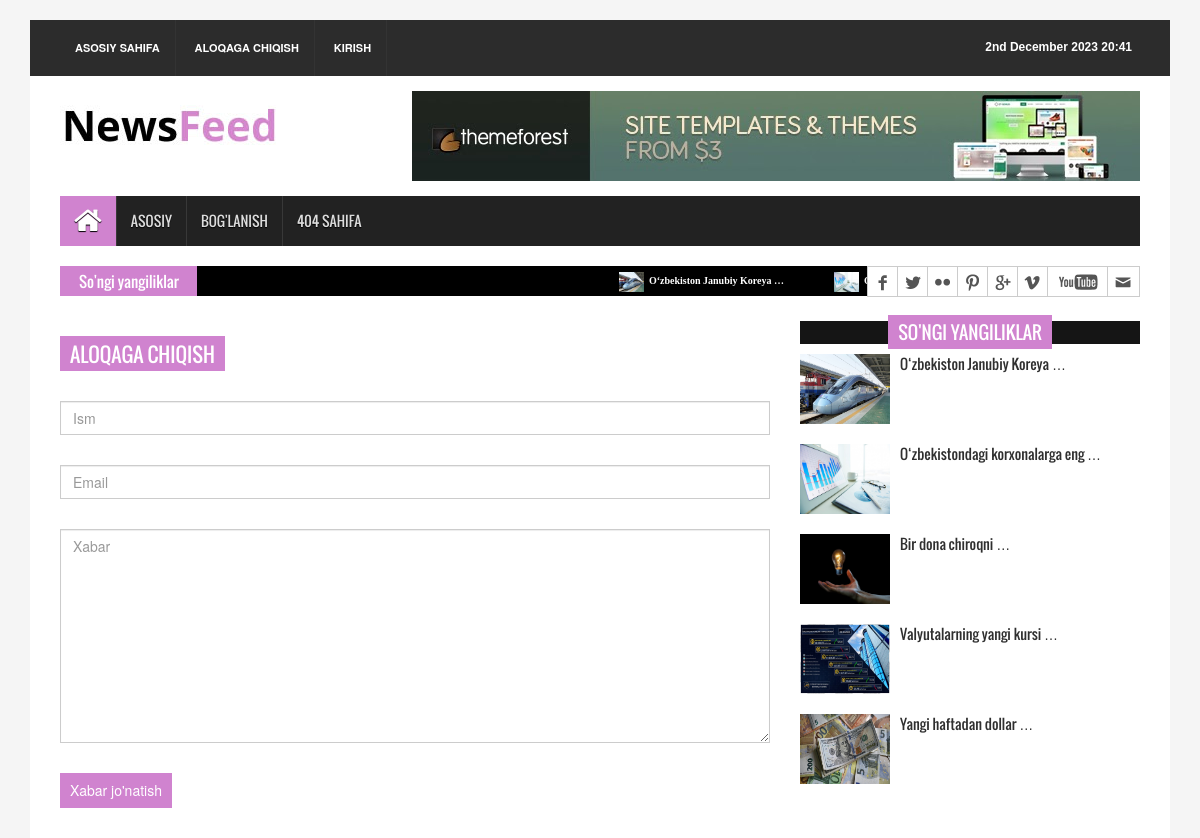
Page /contact/ on the committed database.
### news/models.py (models this page shows, shortened)
class News(models.Model):
	title = models.CharField(max_length = 250)
	slug = models.SlugField(max_length = 250)
	body = models.TextField()
	image = models.ImageField(upload_to = 'media/')
	category = models.ForeignKey(Category, on_delete = models.CASCADE)
	publish_time = models.DateTimeField(auto_now = True)
	created_time = models.DateTimeField(auto_now_add= True)
	is_avilable = models.BooleanField(default=True)
	class Meta:
		verbose_name = 'Yangilik'
		verbose_name_plural = 'Yangiliklar'

### news/views.py (the view)
# urls.py: path('contact/',contact, name='contact'),
def contact(request):
	data = News.objects.all()[::-1][:5]
	form = ContactForm(request.POST or None)
	if form.is_valid() and request.method=="POST":
		form.save()
		return redirect("home")
	context = {
		"form":form,
		"posts": data
	}
	return render(request,'contact.html',context)

### news/forms.py
class ContactForm(forms.ModelForm):
	class Meta:
		model = Contact
		fields = "__all__"

### news/context_proc.py (called while the page is built)
def last_news(request):
	news = News.objects.all().order_by('-id')[:6]
	context = {
		'news_ticker': news
	}
	return context

### templates/contact.html (shortened to what this page needs)
{% extends 'base.html' %}
{% load static %}
{% block content %}
  <section id="contentSection">
    <div class="row">
      <div class="col-lg-8 col-md-8 col-sm-8">
        <div class="left_content">
          <div class="contact_area">
            <h2>Aloqaga chiqish</h2>
            <form action="#" class="contact_form" method="POST"> {% csrf_token %}
              <input class="form-control" type="text" placeholder="Ism" name="name">
              <input class="form-control" type="email" placeholder="Email" name="email">
              <textarea class="form-control" cols="30" rows="10" placeholder="Xabar" name="message"></textarea>
              <input type="submit" value="Xabar jo'natish">
            </form>
          </div>
        </div>
      </div>
      <div class="col-lg-4 col-md-4 col-sm-4">
        <aside class="right_content">
          <div class="single_sidebar">
            <h2><span>So'ngi yangiliklar</span></h2>
            <ul class="spost_nav">
              {% for post in posts %}
                <li>
                  <div class="media wow fadeInDown"> <a href="{% url 'detail' post.slug %}" class="media-left"> <img alt="" src="{{ post.image.url }}"> </a>
                    <div class="media-body"> <a href="{% url 'detail' post.slug %}" class="catg_title">{{ post.title|truncatewords:3 }}</a> </div>
                  </div>
                </li>
              {% endfor %}
            </ul>
          </div>
        </aside>
      </div>
    </div>
  </section>
{% endblock content %}

### templates/base.html (shortened to what this page needs)
{% load static %}
<!DOCTYPE html>
<html>
<head>
<link rel="stylesheet"  href="{% static 'css/bootstrap.min.css' %}">
<link rel="stylesheet"  href="{% static 'css/font-awesome.min.css' %}">
<link rel="stylesheet"  href="{% static 'css/animate.css' %}">
<link rel="stylesheet"  href="{% static 'css/font.css' %}">
<link rel="stylesheet"  href="{% static 'css/li-scroller.css' %}">
<link rel="stylesheet"  href="{% static 'css/slick.css' %}">
<link rel="stylesheet"  href="{% static 'css/jquery.fancybox.css' %}">
<link rel="stylesheet"  href="{% static 'css/theme.css' %}">
<link rel="stylesheet"  href="{% static 'css/style.css' %}">
</head>
<body>
<div class="container">
  <header id="header">
    <div class="row">
      <div class="col-lg-12 col-md-12 col-sm-12">
        <div class="header_top">
          <div class="header_top_left">
            <ul class="top_nav">
              <li><a href="{% url 'home' %}">Asosiy sahifa</a></li>
              <li><a href="{% url 'contact' %}">Aloqaga chiqish</a></li>
              {% if user.is_authenticated %}
                <li><a href="{% url 'profile' %}">{{ user.username.title }}</a></li>
                <li><a href="{% url 'logout' %}">Chiqish</a></li>
              {% else %}
                <li><a href="{% url 'login' %}">Kirish</a></li>
              {% endif %}
            </ul>
          </div>
          <div class="header_top_right">
            <p>{% now "jS F Y H:i" %}</p>
          </div>
        </div>
      </div>
      <div class="col-lg-12 col-md-12 col-sm-12">
        <div class="header_bottom">
          <div class="logo_area"><a href="{% url 'home' %}" class="logo"><img src = "{% static 'images/logo.jpg' %}" alt=""></a></div>
          <div class="add_banner"><a href="#"><img src = "{% static 'images/addbanner_728x90_V1.jpg' %}" alt=""></a></div>
        </div>
      </div>
    </div>
  </header>
  <section id="navArea">
    <nav class="navbar navbar-inverse" role="navigation">
      <div id="navbar" class="navbar-collapse collapse">
        <ul class="nav navbar-nav main_nav">
          <li class="active"><a href="{% url 'home' %}"><span class="fa fa-home desktop-home"></span><span class="mobile-show">Asosiy</span></a></li>
          <li><a href="{% url 'home' %}">Asosiy</a></li>
          <li><a href="{% url 'contact' %}">Bog'lanish</a></li>
          <li><a href="{% url 'wrong' %}">404 sahifa</a></li>
        </ul>
      </div>
    </nav>
  </section>
  <section id="newsSection">
    <div class="row">
      <div class="col-lg-12 col-md-12">
        <div class="latest_newsarea"> <span>So'ngi yangiliklar</span>
          <ul id="ticker01" class="news_sticker">
            {% for i in news_ticker %}
            <li><a href="{% url 'detail' i.slug %}"><img src = "{{ i.image.url }}" alt="">{{ i.title|truncatewords:3 }}</a></li>
            {% endfor %}
          </ul>
          <div class="social_area">
            <ul class="social_nav">
              <li class="facebook"><a href="#"></a></li>
              <li class="twitter"><a href="#"></a></li>
              <li class="flickr"><a href="#"></a></li>
              <li class="pinterest"><a href="#"></a></li>
              <li class="googleplus"><a href="#"></a></li>
              <li class="vimeo"><a href="#"></a></li>
              <li class="youtube"><a href="#"></a></li>
              <li class="mail"><a href="#"></a></li>
            </ul>
          </div>
        </div>
      </div>
    </div>
  </section>
  <div>
    {% block content %}
    {% endblock content %}
  </div>
</body>
</html>

### static/css/li-scroller.css (style rules this page uses)
ul.newsticker { position:relative; left:750px; font:bold 10px Verdana; list-style-type:none; margin:0; padding:0 }
ul.newsticker li { float:left; margin:0; padding:0 }
ul.newsticker a { white-space:nowrap; padding:0; color:#fff; margin:0 50px 0 0 }
ul.newsticker a > img { height:20px; margin-right:5px; width:25px }

### static/css/theme.css (style rules this page uses)
.navbar-inverse .navbar-nav > .active > a, .navbar-inverse .navbar-nav > .active > a:hover, .navbar-inverse .navbar-nav > .active > a:focus { background-color:#d083cf }
.latest_newsarea span { background:none repeat scroll 0 0 #d083cf }
.single_sidebar > h2 span { background:none repeat scroll 0 0 #d083cf }
.contact_area > h2 { background-color:#d083cf }
.contact_form input[type="submit"] { background-color:#d083cf }

### rows in the picture
News: image (picture), title "O‘zbekiston Janubiy Koreya …"
News: image (picture), title "O‘zbekistondagi korxonalarga eng …"
News: image (picture), title "Bir dona chiroqni …"
News: image (picture), title "Valyutalarning yangi kursi …"
News: image (picture), title "Yangi haftadan dollar …"
